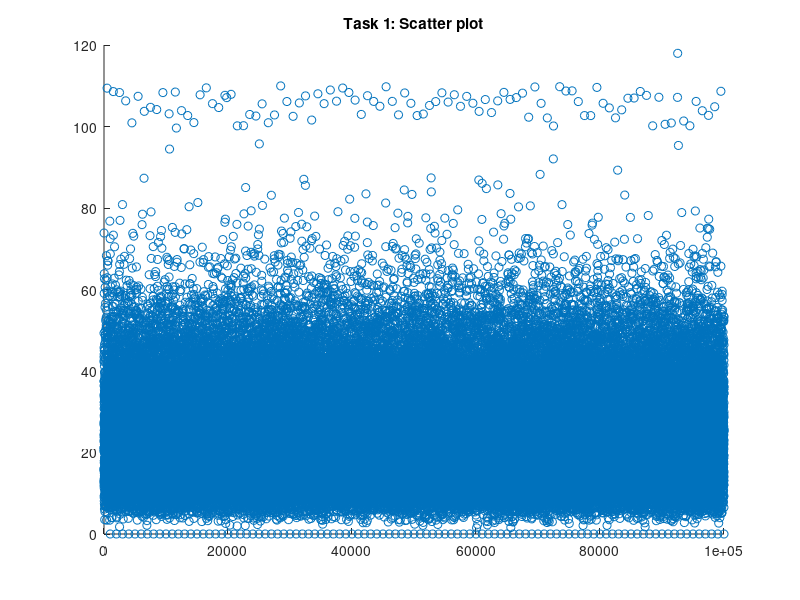
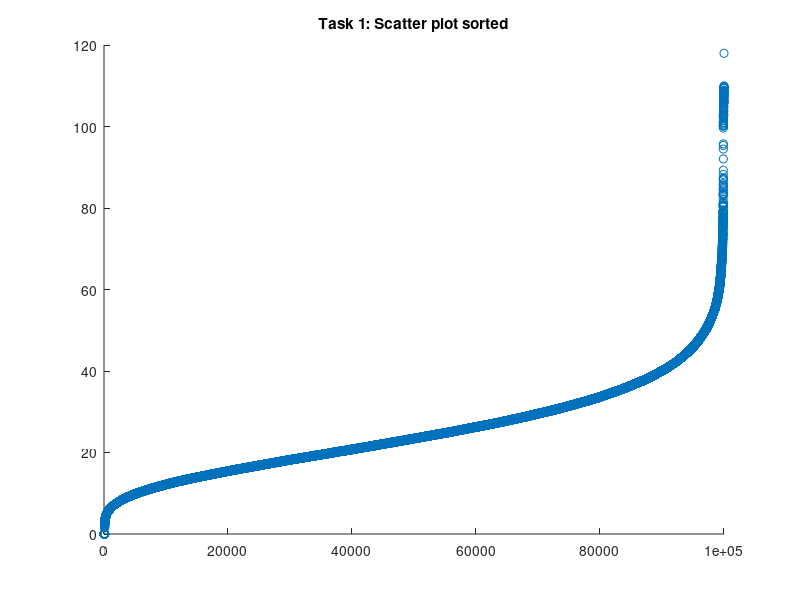
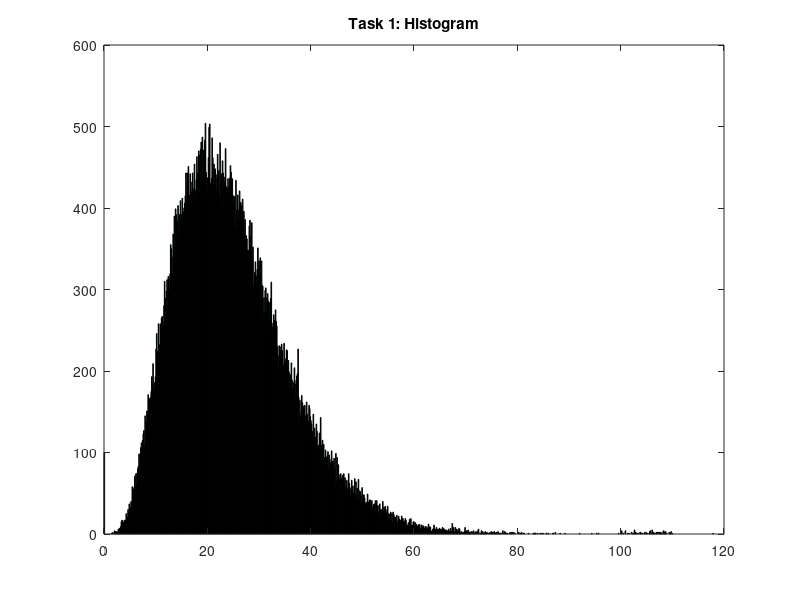
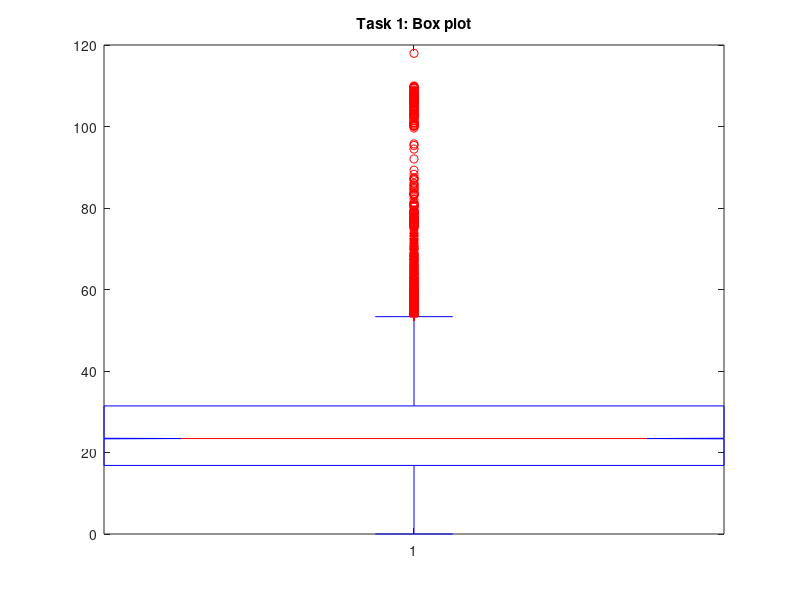

Recreate these plots in MATLAB, in order. (Note: this script raises an error after producing the figures.)
clc;
clear;
data = load("dataIndSSA2022.mat");
d1 = data.task1_data;

%% Mean, Variance, and Sample 
fprintf('\nTask 1\n\n'); 
n = length(d1);
d1_mean = mean(d1);
fprintf('There are %d datapoints in the data set\n', n); 
fprintf('Minimum value: %f\n', min(d1)); 
fprintf('Maximum value: %f\n', max(d1));
fprintf('Mean value   : %f\n\n', d1_mean);

d1_sigma2 = sum((d1 - d1_mean).^2)/n-1;
fprintf('The variance is: %f\n\n', d1_sigma2);
d1_sigma = sqrt(d1_sigma2);
fprintf('The standard deviation is: %f\n\n', d1_sigma);

%% 7 Number Summary
fprintf('2nd percentile  : %f\n', prctile(d1, 2)); 
fprintf('9th percentile  : %f\n', prctile(d1, 9)); 
fprintf('1st quartile    : %f\n', prctile(d1, 25)); 
fprintf('median value    : %f\n', median(d1));
fprintf('3rd quartile    : %f\n', prctile(d1, 75)); 
fprintf('91st percentile : %f\n', prctile(d1, 91)); 
fprintf('98th percentile : %f\n', prctile(d1, 98)); 

%% Visualisation - Scatter 
% A scatter plot is the easiest and thus first visualisation to be conducted
% the plot shows a strong cluster of values around the mean line, with a
% large gap between 80 and 100 on the Y axis as well as an unusual
% formation of points on the 0 line.
figure(1);
scatter(1:length(d1), d1);
hold on;
plot([0,length(d1)], [d1_mean, d1_mean])
hold off;
title('Task 1: Scatter plot')

%% Visualisation - Sorted Scatter
% A sort of the data provides a clearer understanding of the growth of the
% cumulitive distribution function and shows the break in the data in the 
% region around 90 - 100 
figure(2);
scatter(1:length(d1), sort(d1));
title('Task 1: Scatter plot sorted')

%% Visualisation - Histogram 
% At first glance a histogram shows a poisson distribution, this plot also
% confirms that the large number of values clustered at 0 do not fit into
% the curve of the distribution. The tail of the distribution also does not
% look normal, with an unexpected rise in values around 100

figure(3);
hist(d1, 1000);
title('Task 1: Histogram')

%% Visualisation - Box and Whisker 
% The box and whisker plot confirms the abnormality of the tail falls
% ouside the interquartile range of the distribution.  We can thus conclude
% that between 

figure(4);
boxplot(d1, 'Notch', 'on')
title('Task 1: Box plot')

%% Data Cleaning
% Data points larger than 53.3415 and equal to zero are removed from the
% set
figure(5);
temp = d1(d1 <= 68);
d1c = temp(temp > 0);
hist(d1c, 1000);

%% Mean, Variance, and Sample 
fprintf('\nAfter data cleaning:\n\n'); 
fprintf(['%d remaining datapoints in the set (%d removed)' ...
    '\n'], length(d1c), length(d1) - length(d1c)); 
fprintf('Minimum value : %f\n', min(d1c)); 
fprintf('Maximum value : %f\n', max(d1c));
fprintf('Mean value    : %f\n\n', mean(d1c));

d1c_sigma2 = sum((d1c - mean(d1c)).^2)/n-1;
fprintf('The variance is: %f\n\n', d1c_sigma2);
d1c_sigma = sqrt(d1c_sigma2);
fprintf('The standard deviation is: %f\n\n', d1c_sigma);

%% 7 Number Summary
fprintf('2nd percentile  : %f\n', prctile(d1c, 2)); 
fprintf('9th percentile  : %f\n', prctile(d1c, 9)); 
fprintf('1st quartile    : %f\n', prctile(d1c, 25)); 
fprintf('median value    : %f\n', median(d1c));
fprintf('3rd quartile    : %f\n', prctile(d1c, 75)); 
fprintf('91st percentile : %f\n', prctile(d1c, 91)); 
fprintf('98th percentile : %f\n', prctile(d1c, 98)); 

%% Skew
% The positive result indicates that the data is skewed to the left of the
% x axis, this tracks with the histogram shown
skew = 3 * (mean(d1c) - median(d1c))/d1c_sigma;
fprintf('\nSkew : %f\n', skew); 

%% Distribution
% It is hypothesised that the data comes from a Poisson distribution, shown
% by the fitting of a curve to the data set
poisson = @(x, mu) exp(-mu) * (mu.^x) / factorial(x);
normal = @(x, sigma, mu) (1/(sigma * sqrt(2 * pi)))*exp(-1/2 * ((x - mu)/sigma)^2);

l = zeros(ceil(max(d1c)));
mu = mean(d1c);
for x = 1:length(l)
    l(x) = normal(x, d1c_sigma, mu);
end%for

figure(6)
histogram(d1c, 'normalization', 'probability');
hold on;
plot(l, 'r')
hold off;


%% Task 2 
fprintf('\nTask 2\n\n'); 
d2 = data.task2_data;

%% Estimate Parameters
d2_mu_hat = sum(log(d2))/length(d2);
d2_sigma_hat = sqrt(sum((log(d2) - d2_mu_hat).^2)/2);

fprintf('Estimated mean ( hat)    : %f\n', d2_mu_hat); 
fprintf('Estimated mean (sigma hat) : %f\n', d2_mu_hat); 
